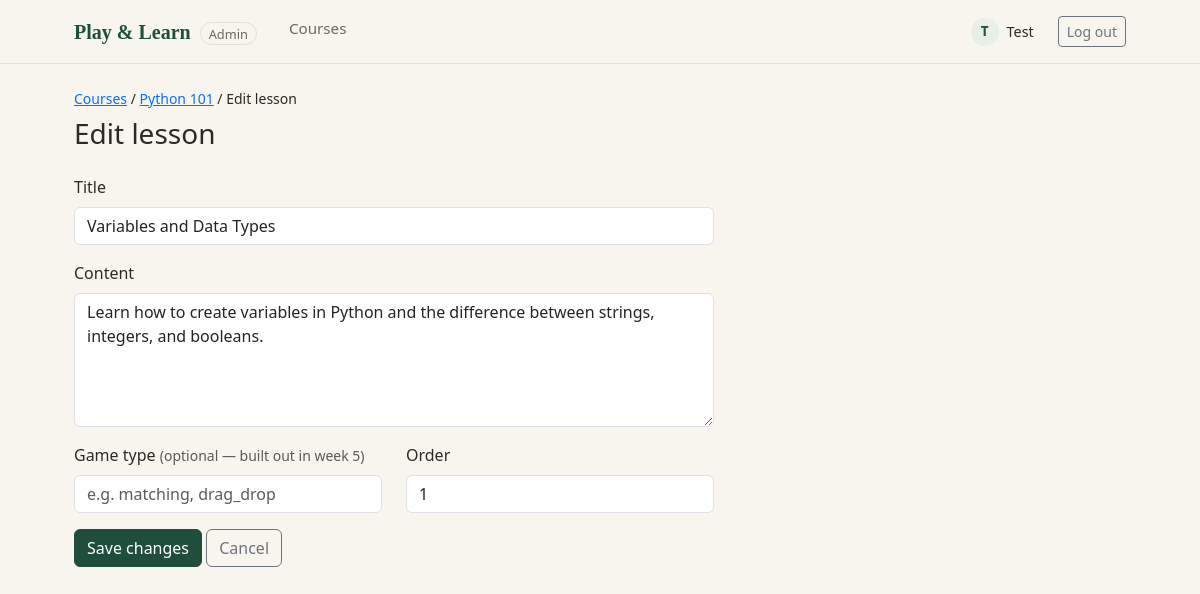
/admin/lesson_form.php?course_id=1&id=1 (signed in), run on the app's committed database.
### tables this page shows
CREATE TABLE `courses` (
  `course_id` int NOT NULL AUTO_INCREMENT,
  `title` varchar(100) NOT NULL,
  `description` text,
  `created_by` int NOT NULL,
  `created_at` timestamp NULL DEFAULT CURRENT_TIMESTAMP,
  PRIMARY KEY (`course_id`),
  KEY `created_by` (`created_by`),
  CONSTRAINT `courses_ibfk_1` FOREIGN KEY (`created_by`) REFERENCES `users` (`user_id`)
);

CREATE TABLE `lessons` (
  `lesson_id` int NOT NULL AUTO_INCREMENT,
  `course_id` int NOT NULL,
  `title` varchar(150) NOT NULL,
  `content` text,
  `game_type` varchar(50) DEFAULT NULL,
  `game_data` json DEFAULT NULL,
  `sort_order` int DEFAULT '0',
  PRIMARY KEY (`lesson_id`),
  KEY `course_id` (`course_id`),
  CONSTRAINT `lessons_ibfk_1` FOREIGN KEY (`course_id`) REFERENCES `courses` (`course_id`) ON DELETE CASCADE
);

### admin/lesson_form.php (the view, shortened to what this page needs)
<?php
require __DIR__ . '/../config/db.php';
$course_id = (int) ($_GET['course_id'] ?? $_POST['course_id'] ?? 0);
$lesson_id = (int) ($_GET['id'] ?? $_POST['lesson_id'] ?? 0);
$is_edit   = $lesson_id > 0;
$course_stmt = $pdo->prepare('SELECT course_id, title FROM courses WHERE course_id = ?');
$course_stmt->execute([$course_id]);
$course = $course_stmt->fetch();
$lesson = [
    'title'      => '',
    'content'    => '',
    'game_type'  => '',
    'sort_order' => 0,
];
if ($is_edit && $_SERVER['REQUEST_METHOD'] !== 'POST') {
    $stmt = $pdo->prepare('SELECT * FROM lessons WHERE lesson_id = ? AND course_id = ?');
    $stmt->execute([$lesson_id, $course_id]);
    $found = $stmt->fetch();
    $lesson = $found;
}
require __DIR__ . '/../includes/admin_header.php';
?>
<nav class="small mb-2">
    <a href="/admin/index.php">Courses</a> /
    <a href="/admin/lessons.php?course_id=<?= $course_id ?>"><?= htmlspecialchars($course['title']) ?></a> /
    <?= $is_edit ? 'Edit lesson' : 'Add lesson' ?>
</nav>
<h1 class="h3 mb-4"><?= $is_edit ? 'Edit lesson' : 'Add lesson' ?></h1>
<form method="post" class="pl-form" style="max-width: 640px;">
    <div class="mb-3">
        <label class="form-label" for="title">Title</label>
        <input class="form-control" id="title" name="title" required
               value="<?= htmlspecialchars($lesson['title']) ?>">
    </div>
    <div class="mb-3">
        <label class="form-label" for="content">Content</label>
        <textarea class="form-control" id="content" name="content" rows="5"><?= htmlspecialchars($lesson['content'] ?? '') ?></textarea>
    </div>
    <div class="row">
        <div class="col-md-6 mb-3">
            <label class="form-label" for="game_type">Game type <span class="text-muted small">(optional — built out in week 5)</span></label>
            <input class="form-control" id="game_type" name="game_type"
                   value="<?= htmlspecialchars($lesson['game_type'] ?? '') ?>" placeholder="e.g. matching, drag_drop">
        </div>
        <div class="col-md-6 mb-3">
            <label class="form-label" for="sort_order">Order</label>
            <input class="form-control" type="number" id="sort_order" name="sort_order"
                   value="<?= (int) $lesson['sort_order'] ?>">
        </div>
    </div>
    <button class="btn btn-pl-primary" type="submit"><?= $is_edit ? 'Save changes' : 'Add lesson' ?></button>
    <a class="btn btn-outline-secondary" href="/admin/lessons.php?course_id=<?= $course_id ?>">Cancel</a>
</form>
<?php require __DIR__ . '/../includes/footer.php'; ?>

### assets/css/style.css (style rules this page uses)
:root { --pl-cream: #F7F5EE; --pl-green-dark: #1F4E3D; --pl-green-mid: #2F6B4F; --pl-green-pale: #E7EFE6; --pl-border: #DDE3D6; --pl-text: #2B2B26; --pl-text-muted: #6B6A62; }
body { background: var(--pl-cream); color: var(--pl-text); font-family: 'Segoe UI', system-ui, -apple-system, sans-serif; }
.btn-pl-primary { background: var(--pl-green-dark); border-color: var(--pl-green-dark); color: #fff; }

### data on the page
courses: title "Python 101"
lessons: title "Variables and Data Types", content "Learn how to create variables in Python and the difference between strings, integers, and booleans.", sort_order "1"

### other printed values
substr($user['first_name'] ?? '?', 0, 1) "T"
$user['first_name'] "Test"
